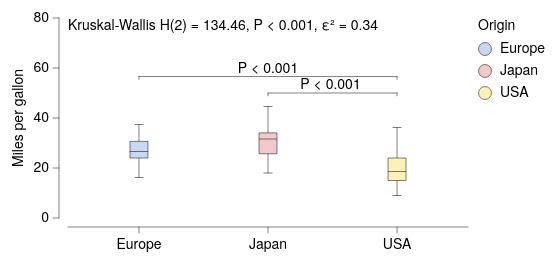

The Vega-Lite source for this figure:
### Vega-Lite specification from a JSON file in a GitHub repository (floating-point values rounded to 4 significant figures; data arrays with more than 128 entries replaced by an {"elided": "..."} marker saying what was removed)
{"background": null, "config": {"arc": {"fill": "#DBDBDB", "fillOpacity": 1.0, "innerRadius": 25.0, "padAngle": 0.03, "stroke": "black", "strokeOpacity": 1, "strokeWidth": 0.25}, "area": {"fill": "#DBDBDB", "fillOpacity": 1.0, "stroke": "black", "strokeOpacity": 1, "strokeWidth": 0.25}, "axis": {"domain": true, "domainCap": "round", "domainColor": "black", "domainWidth": 0.25, "grid": false, "gridCap": "round", "gridColor": "#F1F1F1", "gridDash": [0, 0], "gridOpacity": 1.0, "gridWidth": 0.25, "labelColor": "black", "labelFont": "HelveticaNeue", "labelFontSize": 7, "labelFontStyle": "normal", "labelFontWeight": 400, "offset": 4.5, "ticks": true, "tickCap": "round", "tickColor": "black", "tickRound": false, "tickSize": 3, "tickWidth": 0.25, "titleColor": "black", "titleFont": "HelveticaNeue", "titleFontSize": 7, "titleFontStyle": "normal", "titleFontWeight": 400}, "axisX": {"domain": true, "labelAlign": "center", "labelAngle": 0, "labels": true, "ticks": true, "translate": 0}, "axisY": {"domain": true, "labelAlign": "right", "labelAngle": 0, "labels": true, "ticks": true, "translate": 0}, "axisRight": {"domain": true, "labelAlign": "left", "labelAngle": 0, "labels": true, "ticks": true, "translate": 0}, "axisTop": {"domain": true, "labelAlign": "center", "labelAngle": 0, "labels": true, "ticks": true, "translate": 0}, "axisBand": {"tickOffset": 0}, "bar": {"fill": "#DBDBDB", "fillOpacity": 1.0, "stroke": "black", "strokeOpacity": 1, "strokeWidth": 0.25}, "boxplot": {"size": 9.0, "ticks": {"cornerRadius": 0.25, "fill": "black", "size": 4.5, "thickness": 0.25}, "box": {"fillOpacity": 1.0, "stroke": "black", "strokeOpacity": 1, "strokeWidth": 0.25}, "median": {"fill": "black", "fillOpacity": 1.0, "size": 9.0, "thickness": 0.25}, "rule": {"fill": "black", "fillOpacity": 1.0, "size": 10.0, "stroke": "black", "strokeDash": [0, 0], "strokeOpacity": 1, "strokeWidth": 0.25}, "outliers": {"color": "black", "fill": "black", "fillOpacity": 1.0, "size": 0, "stroke": "black", "strokeOpacity": 1, "strokeWidth": 0.25}}, "circle": {"fill": "black", "fillOpacity": 1.0, "size": 0.5, "stroke": null, "strokeOpacity": 1, "strokeWidth": 0.25}, "errorband": {"band": {"fillOpacity": 0.6, "stroke": null, "strokeWidth": 0.25, "strokeOpacity": 1}, "borders": {"opacity": 0, "strokeOpacity": 0.25, "strokeWidth": 1}}, "errorbar": {"opacity": 1, "rule": {"strokeDash": [0, 0], "strokeWidth": 0.25}, "ticks": {"color": "black", "cornerRadius": 0.125, "opacity": 1, "size": 6.0, "thickness": 0.25}, "thickness": 0.25}, "font": "HelveticaNeue", "geoshape": {"fill": "#DBDBDB", "fillOpacity": 1.0, "stroke": "black", "strokeOpacity": 1, "strokeWidth": 0.25}, "header": {"labelColor": "black", "labelFont": "HelveticaNeue", "labelFontSize": 7, "labelFontStyle": "normal", "labelFontWeight": 400, "titleColor": "black", "titleFont": "HelveticaNeue", "titleFontSize": 7, "titleFontStyle": "normal", "titleFontWeight": 400, "titlePadding": 0}, "legend": {"disable": false, "offset": 4.5, "gradientLength": 50.0, "gradientThickness": 5.0, "gradientOpacity": 1.0, "gradientStrokeColor": "black", "gradientStrokeWidth": 0.25, "labelColor": "black", "labelFont": "HelveticaNeue", "labelFontSize": 7, "labelFontStyle": "normal", "labelFontWeight": 400, "strokeColor": "black", "strokeWidth": 0, "symbolSize": 42, "symbolStrokeColor": "black", "symbolStrokeWidth": 0.25, "titleColor": "black", "titleFont": "HelveticaNeue", "titleFontSize": 7, "titleFontStyle": "normal", "titleFontWeight": 400}, "line": {"color": "black", "stroke": "black", "strokeCap": "round", "strokeDash": [0, 0], "strokeOpacity": 1, "strokeWidth": 0.375}, "point": {"filled": true, "fill": "#DBDBDB", "fillOpacity": 1.0, "size": 5.0, "stroke": "black", "strokeOpacity": 1, "strokeWidth": 0.25}, "range": {"category": ["#C6D9F1", "#F1C9CB", "#FEF0B9", "#CEE37A", "#7AA8E0", "#E589A3", "#FDDD5D", "#68B961", "#4177B1", "#C35082", "#E5C227", "#438156"], "diverging": {"scheme": ["#C35082", "#CE6D94", "#D989A7", "#E2A4BA", "#EABFCE", "#F1DBE2", "#F6F6F6", "#D7E0EB", "#B9CBE0", "#9BB6D5", "#7DA1C9", "#5F8CBD", "#4177B1"]}, "heatmap": {"scheme": ["#DFE9F7", "#C6D9F1", "#ADC8EC", "#94B8E6", "#7AA8E0", "#6097DA", "#4D87CA", "#4177B1", "#386898", "#2F597F", "#264A69", "#1D3A58"]}, "ordinal": {"scheme": ["#F1F1F1", "#DBDBDB", "#C6C6C6", "#B2B2B2", "#9D9D9D", "#898989", "#767676", "#636363", "#515151", "#404040", "#2F2F2F", "#1F1F1F"]}, "ramp": {"scheme": ["#DFE9F7", "#C6D9F1", "#ADC8EC", "#94B8E6", "#7AA8E0", "#6097DA", "#4D87CA", "#4177B1", "#386898", "#2F597F", "#264A69", "#1D3A58"]}}, "rule": {"color": "black", "stroke": "black", "strokeCap": "round", "strokeDash": [2, 2], "strokeOpacity": 1, "strokeWidth": 0.25}, "scale": {"bandPaddingInner": 0.1, "bandPaddingOuter": 0.1, "round": false}, "rect": {"fill": "#DBDBDB", "fillOpacity": 1.0, "stroke": "black", "strokeOpacity": 1, "strokeWidth": 0.25}, "square": {"fill": "#DBDBDB", "fillOpacity": 1.0, "size": 10.0, "stroke": "black", "strokeOpacity": 1, "strokeWidth": 0.25}, "text": {"color": "black", "font": "HelveticaNeue", "fontSize": 7, "fontStyle": "normal", "fontWeight": 400}, "title": {"anchor": "middle", "frame": "group", "color": "black", "font": "HelveticaNeue", "fontSize": 7, "fontStyle": "normal", "fontWeight": 400, "subtitleColor": "black", "subtitleFont": "HelveticaNeue", "subtitleFontSize": "HelveticaNeue", "subtitleFontStyle": "normal", "subtitleFontWeight": 400}, "view": {"continuousWidth": 200, "continuousHeight": 100, "discreteWidth": 200, "discreteHeight": 100, "fill": null, "stroke": null, "strokeWidth": 0.25}}, "layer": [{"data": {"name": "data-84942684f44a0939f6e50b33ec91a880"}, "mark": {"type": "boxplot"}, "encoding": {"color": {"field": "Origin", "type": "nominal"}, "x": {"field": "Origin", "sort": ["Europe", "Japan", "USA"], "title": null, "type": "nominal"}, "y": {"field": "Miles_per_Gallon", "scale": {"domain": [0, 75]}, "title": "Miles per gallon", "type": "quantitative"}}}, {"layer": [{"data": {"values": [{"__dysonsphere__": 1}]}, "mark": {"type": "text", "align": "left", "angle": 0, "baseline": "top", "dx": 0, "dy": 0, "fontSize": 7, "opacity": 1.0}, "encoding": {"text": {"value": "Kruskal-Wallis H(2) = 134.46, P < 0.001, ε² = 0.34"}, "x": {"value": 0}, "y": {"value": 0}}}, {"layer": [{"data": {"values": [{"x": "Europe", "x2": "USA", "y": 56.58, "__dysonsphere__": 1}]}, "mark": {"type": "rule", "strokeCap": "round", "strokeDash": [0, 0], "strokeWidth": 0.25}, "encoding": {"x": {"field": "x", "type": "nominal"}, "x2": {"field": "x2"}, "y": {"field": "y", "type": "quantitative"}}}, {"data": {"values": [{"x": "Europe", "y": 56.58, "y2": 55.45, "__dysonsphere__": 1}]}, "mark": {"type": "rule", "strokeCap": "round", "strokeDash": [0, 0], "strokeWidth": 0.25}, "encoding": {"x": {"field": "x", "type": "nominal"}, "y": {"field": "y", "type": "quantitative"}, "y2": {"field": "y2"}}}, {"data": {"values": [{"x": "USA", "y": 56.58, "y2": 55.45, "__dysonsphere__": 1}]}, "mark": {"type": "rule", "strokeCap": "round", "strokeDash": [0, 0], "strokeWidth": 0.25}, "encoding": {"x": {"field": "x", "type": "nominal"}, "y": {"field": "y", "type": "quantitative"}, "y2": {"field": "y2"}}}, {"data": {"values": [{"y": 56.58, "label": "P < 0.001", "__dysonsphere__": 1}]}, "mark": {"type": "text", "align": "center", "dy": -4, "fontSize": 7}, "encoding": {"text": {"field": "label", "type": "nominal"}, "x": {"value": 100.0}, "y": {"field": "y", "type": "quantitative"}}}]}, {"layer": [{"data": {"values": [{"x": "Japan", "x2": "USA", "y": 50.0, "__dysonsphere__": 1}]}, "mark": {"type": "rule", "strokeCap": "round", "strokeDash": [0, 0], "strokeWidth": 0.25}, "encoding": {"x": {"field": "x", "type": "nominal"}, "x2": {"field": "x2"}, "y": {"field": "y", "type": "quantitative"}}}, {"data": {"values": [{"x": "Japan", "y": 50.0, "y2": 48.87, "__dysonsphere__": 1}]}, "mark": {"type": "rule", "strokeCap": "round", "strokeDash": [0, 0], "strokeWidth": 0.25}, "encoding": {"x": {"field": "x", "type": "nominal"}, "y": {"field": "y", "type": "quantitative"}, "y2": {"field": "y2"}}}, {"data": {"values": [{"x": "USA", "y": 50.0, "y2": 48.87, "__dysonsphere__": 1}]}, "mark": {"type": "rule", "strokeCap": "round", "strokeDash": [0, 0], "strokeWidth": 0.25}, "encoding": {"x": {"field": "x", "type": "nominal"}, "y": {"field": "y", "type": "quantitative"}, "y2": {"field": "y2"}}}, {"data": {"values": [{"y": 50.0, "label": "P < 0.001", "__dysonsphere__": 1}]}, "mark": {"type": "text", "align": "center", "dy": -4, "fontSize": 7}, "encoding": {"text": {"field": "label", "type": "nominal"}, "x": {"value": 131.2}, "y": {"field": "y", "type": "quantitative"}}}]}], "name": "__dysonsphere_ac8c9f0ce47f41d7_5"}], "$schema": "https://vega.github.io/schema/vega-lite/v6.4.1.json", "datasets": {"data-84942684f44a0939f6e50b33ec91a880": {"elided": "398 records"}}}
